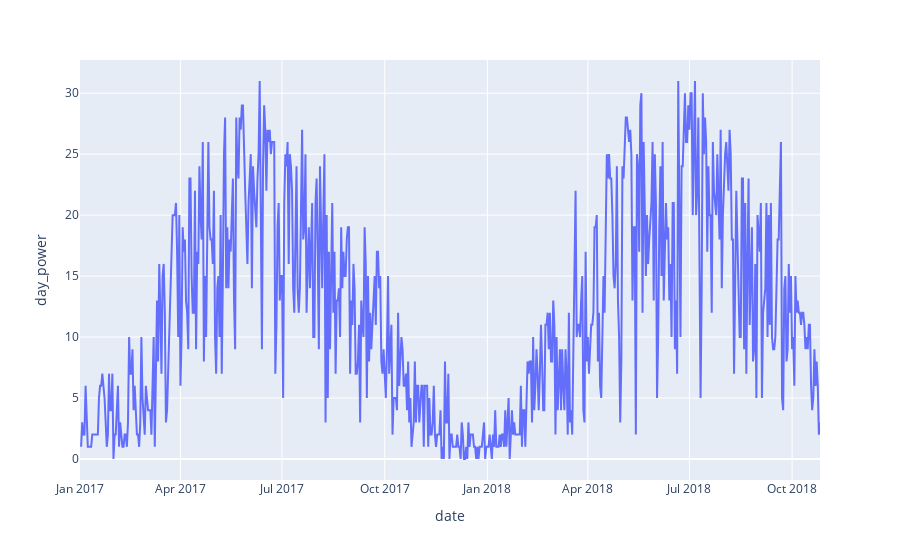

Notebook cell for this chart:
### Code cell
import plotly.express as px
import matplotlib.pyplot as plt
import seaborn as sns
px.line(
    data_frame=solar_data,
    x=solar_data['date'],
    y=solar_data['day_power']
)

### Figure 1 — Plotly figure (JSON) as saved in the notebook; plotly's stock layout.template omitted (floating-point values rounded to 4 significant figures; data arrays with more than 128 entries replaced by an {"elided": "..."} marker saying what was removed)
{"data": [{"hovertemplate": "date=%{x}<br>day_power=%{y}<extra></extra>", "legendgroup": "", "line": {"color": "#636efa", "dash": "solid"}, "marker": {"symbol": "circle"}, "mode": "lines", "name": "", "orientation": "v", "showlegend": false, "type": "scatter", "x": {"elided": "664 str values"}, "xaxis": "x", "y": {"elided": "664 int values"}, "yaxis": "y"}], "layout": {"legend": {"tracegroupgap": 0}, "margin": {"t": 60}, "xaxis": {"anchor": "y", "domain": [0, 1], "title": {"text": "date"}}, "yaxis": {"anchor": "x", "domain": [0, 1], "title": {"text": "day_power"}}}}
